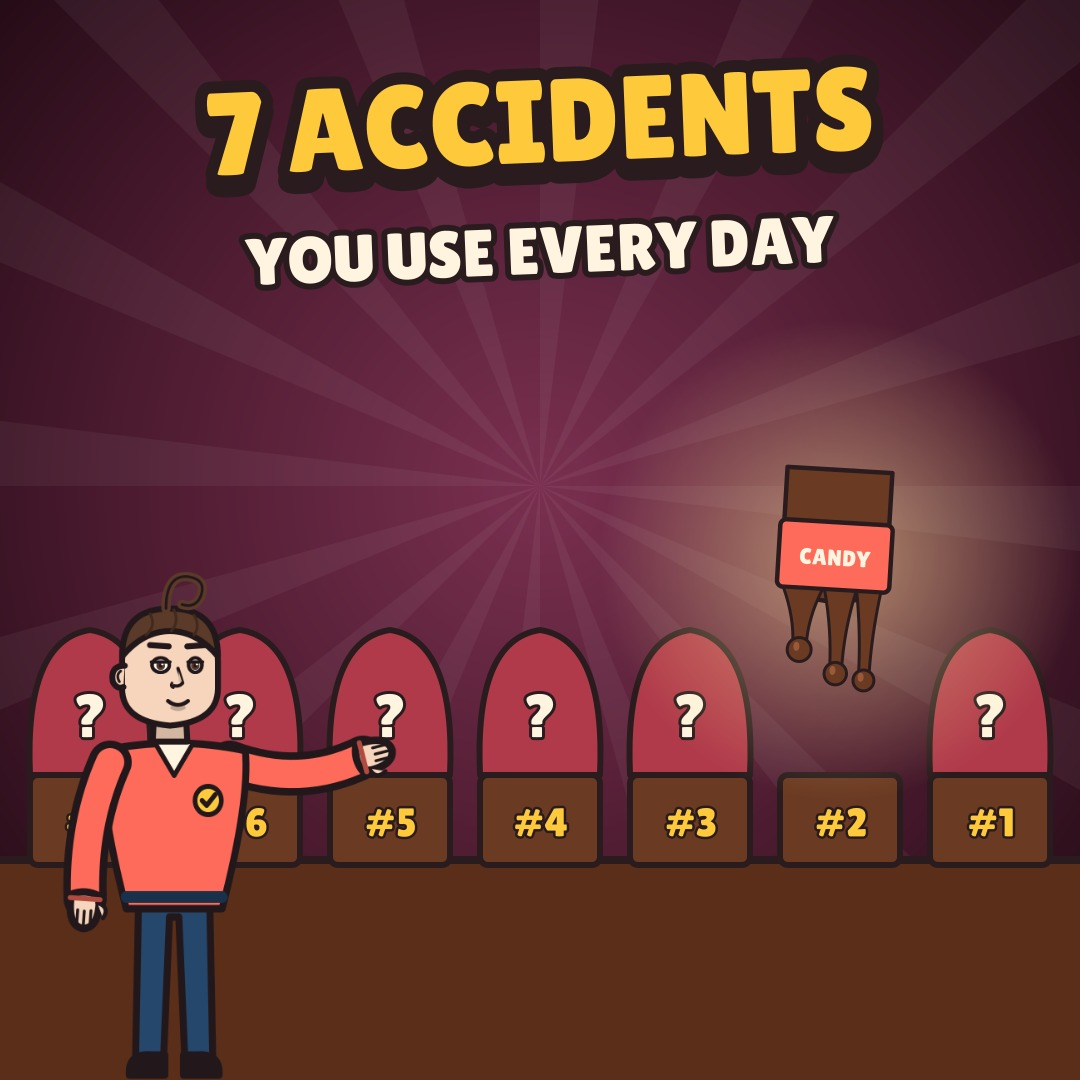

Recreate this plot in Python.
"""Teaser Community post image (1080x1080) for L8. python episodes/B-008-accidental-inventions/social/post/post.py
Curiosity gap: 7 covered museum exhibits, one lit up with a melting candy bar; no answers shown."""
import os, sys, math
os.environ["TW_FLAT_SIZE"] = "1080x1080"
from pathlib import Path
HERE = Path(__file__).resolve().parent
sys.path.insert(0, str(HERE.parents[3] / "lib"))
import cairocffi as cairo
from flat2d import *
from flat_invent import *
from cast2_flat import char2
surf = cairo.ImageSurface(cairo.FORMAT_ARGB32, W, H); g = G(surf)
g.fill_all(g.rgrad(W * 0.5, H * 0.45, W * 0.8, "#7A3050", "#4A1A2E", "#14050C"))
for i in range(16):
    a0 = i * TAU / 16
    g.poly([(W * 0.5, H * 0.45), (W * 0.5 + 2000 * math.cos(a0), H * 0.45 + 2000 * math.sin(a0)),
            (W * 0.5 + 2000 * math.cos(a0 + 0.12), H * 0.45 + 2000 * math.sin(a0 + 0.12))], "#FFFFFF", None, a=0.05)
g.rect(-20, 860, W + 40, 260, "#5A2E18", INK, lw=8)
for i in range(7):                                    # 7 covered exhibits, #2 uncovered
    x = 90 + i * 150
    g.rc(x, 820, 120, 90, "#6B3A22", INK, lw=6, r=8)
    g.text(f"#{7 - i}", x, 822, 40, "#FFC93C", sw=5)
    if 7 - i == 2:
        continue
    g.path(f"M{x - 60} 775 Q{x - 66} 640 {x} 630 Q{x + 66} 640 {x + 60} 775 Z", "#B03A4A", INK, lw=6)
    g.text("?", x, 715, 60, PAL["cream"], sw=6)
x2 = 90 + 5 * 150
g.glow(x2, 560, 240, "#FFE29A", 0.55)
candy_bar(g, x2, 470, 0.75, 0.6, 0.7, rot=0.06)
char2(g, "wy", 170, 1075, 470, "smile", "down", "point", t=None, view="3q", blink=False)
g.text("7 ACCIDENTS", W / 2, 120, 118, PAL["yellow"], sw=24, depth=10, rot=-0.04)
g.text("YOU USE EVERY DAY", W / 2, 250, 66, PAL["cream"], sw=12, rot=-0.04)
from PIL import Image
Image.frombuffer("RGBA", (W, H), bytes(surf.get_data()), "raw", "BGRA", 0, 1).convert("RGB").save(HERE / "post.jpg", quality=92)
print("ok")
